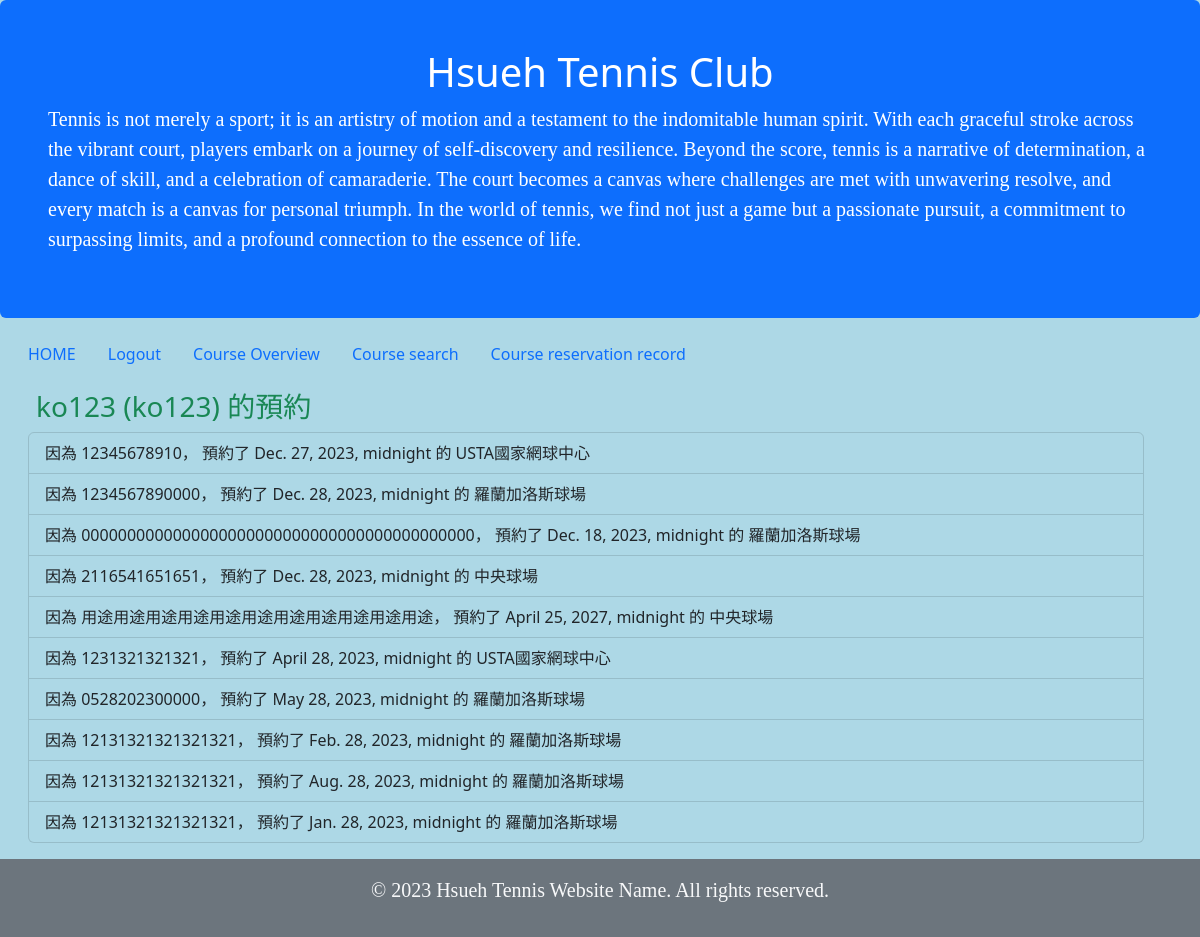
/courts/bookings/ (signed in), run on the app's committed database.
### members/models.py (models this page shows)
class Member(models.Model):
    user = models.OneToOneField(User, on_delete=models.CASCADE, default= None, blank=True, null=True)
    firstname = models.CharField(max_length=255)
    lastname = models.CharField(max_length=255)
    phone = models.IntegerField(null=True)
    joined_date = models.DateField(null=True)
    age = models.IntegerField(default=20)
    def __str__(self):
      return f"{self.firstname} {self.lastname}"

### courts/models.py (models this page shows)
class Booking(models.Model):
    court = models.ForeignKey(Court, models.CASCADE)
    ''' models.CASCADE (層級刪除) 表示當某個 Court 被刪除時，
        與之相關的 Booking 也會跟著刪除
    '''
    user = models.ForeignKey(User, models.CASCADE)
    date = models.DateTimeField(default=timezone.now)
    reason = models.CharField(max_length=200, blank=True)
    def __str__(self):
        return f"{self.user}, {self.court}, {self.date}"
    class Meta:
        unique_together = ('court', 'date')
        ''' 場館及日期的聯合必須是唯一的 '''

class Court(models.Model):
    COURT_TYPE = [     # 使用 list 來做列舉
        ("G", "草地"),  # 第一個 "G" 表示真實儲存的資料，第二個表示呈現的字
        ("H", "硬地"),
        ("N", "泥地"),
        ("D", "地毯"),
    ]
    courtname = models.CharField(max_length=100)
    courttype = models.CharField(max_length=1, choices=COURT_TYPE)
    ''' 列舉型態用 choices = 來設定 '''
    city = models.CharField(max_length=100)
    photo = models.ImageField(upload_to='court_photos/', null=True, blank=True)
    def __str__(self):
        return f"{self.city} {self.courtname}"

### courts/views.py (the view)
# urls.py: path('bookings/', views.my_bookings, name='my_bookings'),
@login_required
def my_bookings(request):
    bookings = Booking.objects.filter(user=request.user)
    print (f'All bookings by {request.user}:')
    for b in bookings:
        print (b)
    member = getMember(request)
    print('member.firstname', member.firstname)
    context = {'member': member,
               'bookings': bookings}
    return render(request, 'my_bookings.html', context)

### courts/views.py (called while the page is built)
def getMember(request):
    print ("--------------------------------")
    print (request.user)
    print (Member.objects.select_related('user').all())
    try:
        member = Member.objects.get(user=request.user)
        print (member)
        return member
    except:
        print (f"The user {request.user} is not a member")
        return render(request, 'booking_error.html', None)

### courts/templates/my_bookings.html (shortened to what this page needs)
{% extends "master.html" %}
{% block content %}
<div class="container m-3">
    <h3 class="text-success m-2">{{ mymember.lastname}}{{ member.firstname }} ({{ member.user }}) 的預約</h3>
    <ul class="list-group">
        {% for booking in bookings %}
            <li class="list-group-item bg-transparent">因為 {{booking.reason }}， 預約了 {{ booking.date }} 的 {{ booking.court.courtname }} </li>
        {% endfor %}
    </ul>
</div>
{% endblock %}

### static/css/club.css (style rules this page uses)
body { background-color: lightblue; }

### data on the page
Member: firstname "ko123", user "ko123"
Booking: reason "12345678910", date "Dec. 27, 2023, midnight", court.courtname "USTA國家網球中心"
Booking: reason "1234567890000", date "Dec. 28, 2023, midnight", court.courtname "羅蘭加洛斯球場"
Booking: reason "0000000000000000000000000000000000000000000", date "Dec. 18, 2023, midnight", court.courtname "羅蘭加洛斯球場"
Booking: reason "2116541651651", date "Dec. 28, 2023, midnight", court.courtname "中央球場"
Booking: reason "用途用途用途用途用途用途用途用途用途用途用途", date "April 25, 2027, midnight", court.courtname "中央球場"
Booking: reason "1231321321321", date "April 28, 2023, midnight", court.courtname "USTA國家網球中心"
Booking: reason "0528202300000", date "May 28, 2023, midnight", court.courtname "羅蘭加洛斯球場"
Booking: reason "12131321321321321", date "Feb. 28, 2023, midnight", court.courtname "羅蘭加洛斯球場"
Booking: reason "12131321321321321", date "Aug. 28, 2023, midnight", court.courtname "羅蘭加洛斯球場"
Booking: reason "12131321321321321", date "Jan. 28, 2023, midnight", court.courtname "羅蘭加洛斯球場"
